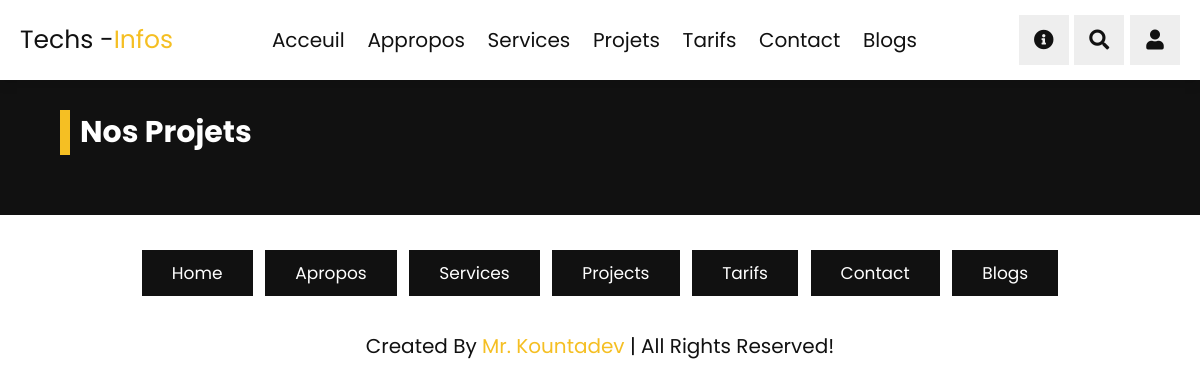
/projets, run on an earlier commit of the app's database.
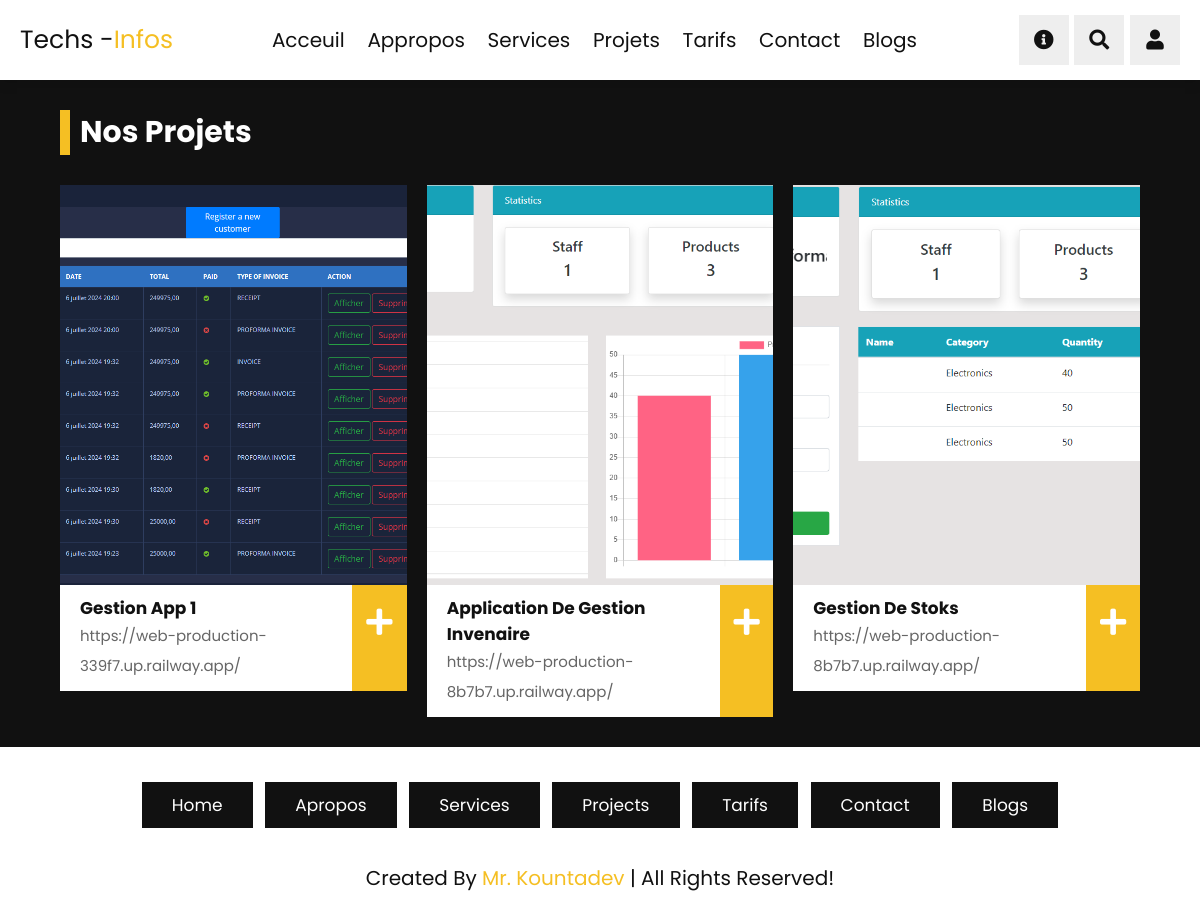
And on a later commit of the database.
### tech/models.py (models this page shows)
class Projets(models.Model):
    title = models.CharField(max_length=5000)
    description = models.TextField(max_length=2000)
    lien = models.CharField(max_length=500)
    image = models.ImageField()
    date = models.DateField(auto_now_add=True)

### tech/views.py (the view)
# urls.py: path("projets", views.projets, name="projets"),
def projets(request):
    myprojet = Projets.objects.all()
    context = {
        "myprojet": myprojet
    }
    return render(request, "solution/projects.html", context)

### tech/templates/solution/projects.html (shortened to what this page needs)
{% extends 'base.html' %} {% load static %}{% block content %}
<section class="projects" id="projects">
   <h1 class="heading"> nos projets </h1>
   <div class="box-container">
      {% for projets in myprojet %}
      <a href="{{projets.image.url}}" class="box">
         <div class="image">
            <img src="{{projets.image.url}}" alt="">
         </div>
         <div class="content">
            <div class="info">
               <h3>{{projets.title}}</h3>
               <p>{{projets.lien}}</p>
            </div>
            <i class="fas fa-plus"></i>
         </div>
      </a>
      {% endfor %}
   </div>
</section>
{% endblock content %}

### tech/templates/base.html (shortened to what this page needs)
{% load static %}
<!DOCTYPE html>
<html lang="en">
<head>
    <link rel="stylesheet" href="https://cdnjs.cloudflare.com/ajax/libs/font-awesome/5.15.4/css/all.min.css">
    <link rel="stylesheet" href="https://cdnjs.cloudflare.com/ajax/libs/lightgallery-js/1.4.0/css/lightgallery.min.css">
    <link rel="stylesheet" href="https://unpkg.com/swiper@7/swiper-bundle.min.css" />
    <link rel="stylesheet" href="{% static 'css/style.css' %}" />
    <link rel="stylesheet" href="{% static 'css/style.scss' %}" />
</head>
<body>
 <header class="header">
    <a href="/" class="logo">Techs -<span>infos</span></a>
    <nav class="navbar">
        <a href="/">Acceuil</a>
        <a href="/about">appropos</a>
        <a href="/services">services</a>
        <a href="/projets">projets</a>
        <a href="/pricing">tarifs</a>
        <a href="/contact">contact</a>
        <a href="/blogs">blogs</a>
    </nav>
    <div class="icons">
        <div id="info-btn" class="fas fa-info-circle"></div>
        <div id="search-btn" class="fas fa-search"></div>
        <div id="login-btn" class="fas fa-user"></div>
    </div>
 </header>
    {% block content %}
    {% endblock content %}
</body>
<section class="footer">
    <div class="links">
       <a class="btn" href="#home">home</a>
       <a class="btn" href="#about">apropos</a>
       <a class="btn" href="#services">services</a>
       <a class="btn" href="#projects">projects</a>
       <a class="btn" href="#pricing">tarifs</a>
       <a class="btn" href="#contact">contact</a>
       <a class="btn" href="#blogs">blogs</a>
    </div>
    <div class="credit"> created by <span>mr. kountadev</span> | all rights reserved! </div>
 </section>
    </body>
    </html>

### tech/static/css/style.css (style rules this page uses)
:root { --yellow: #f5bf23; --black: #111; --white: #fff; --light-color: #666; --light-bg: #eee; --box-shadow: 0 .5rem 1rem rgba(0, 0, 0, .1); --border: .1rem solid rgba(0, 0, 0, .3); }
* { font-family: 'Poppins', sans-serif; margin: 0; padding: 0; -webkit-box-sizing: border-box; box-sizing: border-box; outline: none; border: none; text-decoration: none; }
html { font-size: 62.5%; overflow-x: hidden; scroll-behavior: smooth; scroll-padding-top: 7rem; }
section { padding: 5rem 10%; }
.heading { margin-bottom: 3rem; font-size: 3rem; color: var(--black); text-transform: capitalize; padding-left: 1rem; border-left: 1rem solid var(--yellow); }
.btn { display: inline-block; margin-top: 1rem; padding: 1rem 3rem; background: var(--black); color: var(--white); cursor: pointer; font-size: 1.7rem; text-transform: capitalize; -webkit-transition: .2s linear; transition: .2s linear; }
.header { position: -webkit-sticky; position: sticky; top: 0; left: 0; right: 0; -webkit-box-shadow: var(--box-shadow); box-shadow: var(--box-shadow); padding: 1.5rem 10%; display: -webkit-box; display: -ms-flexbox; display: flex; -webkit-box-align: center; -ms-flex-align: center; align-items: center; -webkit-box-pack: justify; -ms-flex-pack: justify; justify-content: space-between; z-index: 1000; background: var(--white); }
.header .logo { font-size: 2.5rem; color: var(--black); text-transform: capitalize; }
.header .logo span { color: var(--yellow); }
.header .navbar a { font-size: 2rem; color: var(--black); text-transform: capitalize; margin: 0 1rem; }
.header .icons div { height: 5rem; width: 5rem; line-height: 5rem; font-size: 2rem; background: var(--light-bg); color: var(--black); cursor: pointer; text-align: center; margin-left: .3rem; }
.projects { background: var(--black); }
.projects .heading { color: var(--white); }
.projects .box-container { display: -ms-grid; display: grid; -ms-grid-columns: (minmax(30rem, 1fr))[auto-fit]; grid-template-columns: repeat(auto-fit, minmax(30rem, 1fr)); gap: 2rem; }
.projects .box-container .box { cursor: initial; }
.projects .box-container .box .image { height: 40rem; overflow: hidden; }
.projects .box-container .box .image img { height: 100%; width: 100%; -o-object-fit: cover; object-fit: cover; -webkit-transition: .2s linear; transition: .2s linear; }
.projects .box-container .box .content { display: -webkit-box; display: -ms-flexbox; display: flex; background: var(--white); -webkit-box-pack: justify; -ms-flex-pack: justify; justify-content: space-between; }
.projects .box-container .box .content .info { padding: 1rem 2rem; }
.projects .box-container .box .content .info h3 { font-size: 1.7rem; color: var(--black); text-transform: capitalize; }
.projects .box-container .box .content .info p { font-size: 1.5rem; color: var(--light-color); line-height: 2; }
.projects .box-container .box .content i { width: 7.5rem; font-size: 3rem; background: var(--yellow); color: var(--white); cursor: pointer; text-align: center; line-height: 7.5rem; }
.footer { text-align: center; }
.footer .links .btn { margin: .5rem; }
.footer .credit { font-size: 2rem; color: var(--black); text-transform: capitalize; margin-top: 2rem; padding-top: 1rem; }
.footer .credit span { color: var(--yellow); }
@media (max-width: 1200px) { .header { padding: 1.5rem 2rem; } }
@media (max-width: 1200px) { section { padding: 3rem 5%; } }

What changed in the data, as far as the page shows it:
added Projets: image (picture), title "Gestion App 1", lien "https://web-production-339f7.up.railway.app/"
added Projets: image (picture), title "Application De Gestion Invenaire", lien "https://web-production-8b7b7.up.railway.app/"
added Projets: image (picture), title "Gestion De Stoks", lien "https://web-production-8b7b7.up.railway.app/"
